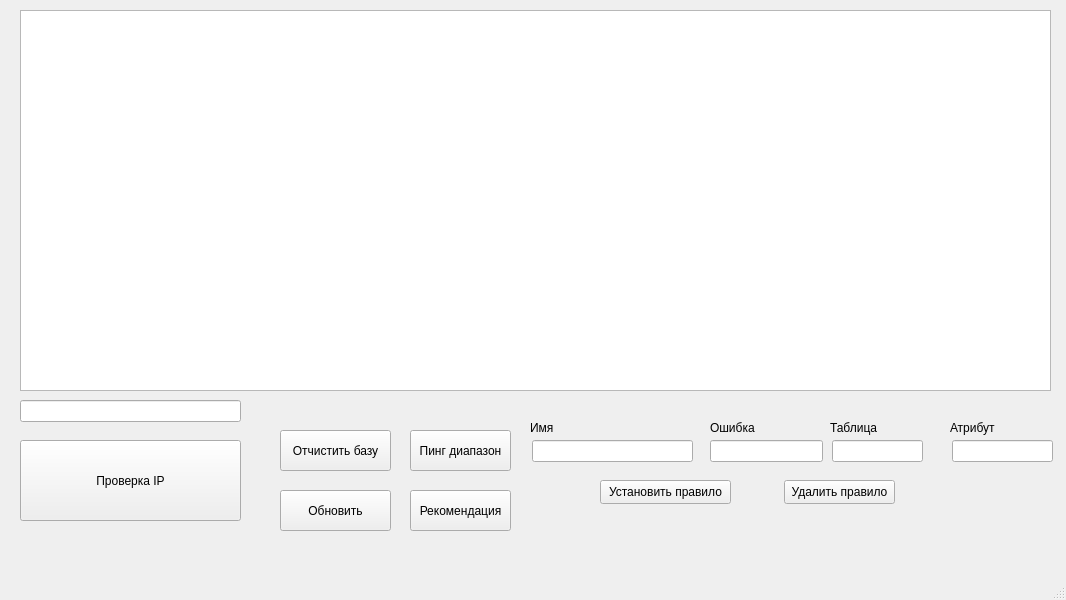
<?xml version="1.0" encoding="UTF-8"?>
<ui version="4.0">
 <class>MainWindow</class>
 <widget class="QMainWindow" name="MainWindow">
  <property name="enabled">
   <bool>true</bool>
  </property>
  <property name="geometry">
   <rect>
    <x>0</x>
    <y>0</y>
    <width>1066</width>
    <height>600</height>
   </rect>
  </property>
  <property name="contextMenuPolicy">
   <enum>Qt::CustomContextMenu</enum>
  </property>
  <property name="windowTitle">
   <string>Главное окно</string>
  </property>
  <property name="iconSize">
   <size>
    <width>198</width>
    <height>198</height>
   </size>
  </property>
  <widget class="QWidget" name="centralwidget">
   <widget class="QLineEdit" name="lineEdit">
    <property name="geometry">
     <rect>
      <x>20</x>
      <y>400</y>
      <width>221</width>
      <height>22</height>
     </rect>
    </property>
   </widget>
   <widget class="QPushButton" name="pushButton_3">
    <property name="geometry">
     <rect>
      <x>20</x>
      <y>440</y>
      <width>221</width>
      <height>81</height>
     </rect>
    </property>
    <property name="text">
     <string>Проверка IP</string>
    </property>
   </widget>
   <widget class="QTableWidget" name="tableWidget">
    <property name="geometry">
     <rect>
      <x>20</x>
      <y>10</y>
      <width>1031</width>
      <height>381</height>
     </rect>
    </property>
   </widget>
   <widget class="QPushButton" name="pushButton">
    <property name="geometry">
     <rect>
      <x>280</x>
      <y>430</y>
      <width>111</width>
      <height>41</height>
     </rect>
    </property>
    <property name="text">
     <string>Отчистить базу</string>
    </property>
   </widget>
   <widget class="QPushButton" name="pushButton_2">
    <property name="geometry">
     <rect>
      <x>280</x>
      <y>490</y>
      <width>111</width>
      <height>41</height>
     </rect>
    </property>
    <property name="text">
     <string>Обновить</string>
    </property>
   </widget>
   <widget class="QPushButton" name="pushButton_4">
    <property name="geometry">
     <rect>
      <x>410</x>
      <y>430</y>
      <width>101</width>
      <height>41</height>
     </rect>
    </property>
    <property name="text">
     <string>Пинг диапазон</string>
    </property>
   </widget>
   <widget class="QPushButton" name="pushButton_5">
    <property name="geometry">
     <rect>
      <x>410</x>
      <y>490</y>
      <width>101</width>
      <height>41</height>
     </rect>
    </property>
    <property name="text">
     <string>Рекомендация</string>
    </property>
   </widget>
   <widget class="QLineEdit" name="lineEdit_2">
    <property name="geometry">
     <rect>
      <x>532</x>
      <y>440</y>
      <width>161</width>
      <height>22</height>
     </rect>
    </property>
   </widget>
   <widget class="QLineEdit" name="lineEdit_3">
    <property name="geometry">
     <rect>
      <x>710</x>
      <y>440</y>
      <width>113</width>
      <height>22</height>
     </rect>
    </property>
   </widget>
   <widget class="QLineEdit" name="lineEdit_4">
    <property name="geometry">
     <rect>
      <x>832</x>
      <y>440</y>
      <width>91</width>
      <height>22</height>
     </rect>
    </property>
   </widget>
   <widget class="QLineEdit" name="lineEdit_5">
    <property name="geometry">
     <rect>
      <x>952</x>
      <y>440</y>
      <width>101</width>
      <height>22</height>
     </rect>
    </property>
   </widget>
   <widget class="QLabel" name="label">
    <property name="geometry">
     <rect>
      <x>530</x>
      <y>420</y>
      <width>49</width>
      <height>16</height>
     </rect>
    </property>
    <property name="text">
     <string>Имя</string>
    </property>
   </widget>
   <widget class="QLabel" name="label_2">
    <property name="geometry">
     <rect>
      <x>710</x>
      <y>420</y>
      <width>49</width>
      <height>16</height>
     </rect>
    </property>
    <property name="text">
     <string>Ошибка</string>
    </property>
   </widget>
   <widget class="QLabel" name="label_3">
    <property name="geometry">
     <rect>
      <x>830</x>
      <y>420</y>
      <width>49</width>
      <height>16</height>
     </rect>
    </property>
    <property name="text">
     <string>Таблица</string>
    </property>
   </widget>
   <widget class="QLabel" name="label_4">
    <property name="geometry">
     <rect>
      <x>950</x>
      <y>420</y>
      <width>49</width>
      <height>16</height>
     </rect>
    </property>
    <property name="text">
     <string>Атрибут</string>
    </property>
   </widget>
   <widget class="QPushButton" name="pushButton_6">
    <property name="geometry">
     <rect>
      <x>600</x>
      <y>480</y>
      <width>131</width>
      <height>24</height>
     </rect>
    </property>
    <property name="text">
     <string>Установить правило</string>
    </property>
   </widget>
   <widget class="QPushButton" name="pushButton_7">
    <property name="geometry">
     <rect>
      <x>784</x>
      <y>480</y>
      <width>111</width>
      <height>24</height>
     </rect>
    </property>
    <property name="text">
     <string>Удалить правило</string>
    </property>
   </widget>
  </widget>
  <widget class="QMenuBar" name="menubar">
   <property name="geometry">
    <rect>
     <x>0</x>
     <y>0</y>
     <width>1066</width>
     <height>22</height>
    </rect>
   </property>
  </widget>
  <widget class="QStatusBar" name="statusbar"/>
 </widget>
 <resources/>
 <connections>
  <connection>
   <sender>lineEdit</sender>
   <signal>textChanged(QString)</signal>
   <receiver>MainWindow</receiver>
   <slot>changetcp(QString)</slot>
   <hints>
    <hint type="sourcelabel">
     <x>97</x>
     <y>443</y>
    </hint>
    <hint type="destinationlabel">
     <x>228</x>
     <y>144</y>
    </hint>
   </hints>
  </connection>
  <connection>
   <sender>pushButton_3</sender>
   <signal>pressed()</signal>
   <receiver>MainWindow</receiver>
   <slot>slotconec()</slot>
   <hints>
    <hint type="sourcelabel">
     <x>169</x>
     <y>542</y>
    </hint>
    <hint type="destinationlabel">
     <x>294</x>
     <y>474</y>
    </hint>
   </hints>
  </connection>
  <connection>
   <sender>pushButton</sender>
   <signal>clicked()</signal>
   <receiver>MainWindow</receiver>
   <slot>cleandat()</slot>
   <hints>
    <hint type="sourcelabel">
     <x>385</x>
     <y>473</y>
    </hint>
    <hint type="destinationlabel">
     <x>434</x>
     <y>475</y>
    </hint>
   </hints>
  </connection>
  <connection>
   <sender>pushButton_2</sender>
   <signal>clicked()</signal>
   <receiver>MainWindow</receiver>
   <slot>refre()</slot>
   <hints>
    <hint type="sourcelabel">
     <x>373</x>
     <y>535</y>
    </hint>
    <hint type="destinationlabel">
     <x>484</x>
     <y>535</y>
    </hint>
   </hints>
  </connection>
  <connection>
   <sender>pushButton_4</sender>
   <signal>clicked()</signal>
   <receiver>MainWindow</receiver>
   <slot>pingdia()</slot>
   <hints>
    <hint type="sourcelabel">
     <x>503</x>
     <y>466</y>
    </hint>
    <hint type="destinationlabel">
     <x>576</x>
     <y>475</y>
    </hint>
   </hints>
  </connection>
  <connection>
   <sender>tableWidget</sender>
   <signal>cellClicked(int,int)</signal>
   <receiver>MainWindow</receiver>
   <slot>slotcellpr(int,int)</slot>
   <hints>
    <hint type="sourcelabel">
     <x>625</x>
     <y>332</y>
    </hint>
    <hint type="destinationlabel">
     <x>692</x>
     <y>458</y>
    </hint>
   </hints>
  </connection>
  <connection>
   <sender>pushButton_5</sender>
   <signal>clicked()</signal>
   <receiver>MainWindow</receiver>
   <slot>slotrecom()</slot>
   <hints>
    <hint type="sourcelabel">
     <x>449</x>
     <y>542</y>
    </hint>
    <hint type="destinationlabel">
     <x>555</x>
     <y>547</y>
    </hint>
   </hints>
  </connection>
  <connection>
   <sender>lineEdit_2</sender>
   <signal>textChanged(QString)</signal>
   <receiver>MainWindow</receiver>
   <slot>changename(QString)</slot>
   <hints>
    <hint type="sourcelabel">
     <x>653</x>
     <y>472</y>
    </hint>
    <hint type="destinationlabel">
     <x>657</x>
     <y>497</y>
    </hint>
   </hints>
  </connection>
  <connection>
   <sender>lineEdit_3</sender>
   <signal>textChanged(QString)</signal>
   <receiver>MainWindow</receiver>
   <slot>changemistake(QString)</slot>
   <hints>
    <hint type="sourcelabel">
     <x>772</x>
     <y>479</y>
    </hint>
    <hint type="destinationlabel">
     <x>802</x>
     <y>503</y>
    </hint>
   </hints>
  </connection>
  <connection>
   <sender>lineEdit_4</sender>
   <signal>textChanged(QString)</signal>
   <receiver>MainWindow</receiver>
   <slot>changetabl(QString)</slot>
   <hints>
    <hint type="sourcelabel">
     <x>902</x>
     <y>469</y>
    </hint>
    <hint type="destinationlabel">
     <x>939</x>
     <y>536</y>
    </hint>
   </hints>
  </connection>
  <connection>
   <sender>lineEdit_5</sender>
   <signal>textChanged(QString)</signal>
   <receiver>MainWindow</receiver>
   <slot>changecolumn(QString)</slot>
   <hints>
    <hint type="sourcelabel">
     <x>999</x>
     <y>478</y>
    </hint>
    <hint type="destinationlabel">
     <x>1024</x>
     <y>499</y>
    </hint>
   </hints>
  </connection>
  <connection>
   <sender>pushButton_6</sender>
   <signal>clicked()</signal>
   <receiver>MainWindow</receiver>
   <slot>setrule()</slot>
   <hints>
    <hint type="sourcelabel">
     <x>632</x>
     <y>519</y>
    </hint>
    <hint type="destinationlabel">
     <x>675</x>
     <y>545</y>
    </hint>
   </hints>
  </connection>
  <connection>
   <sender>pushButton_7</sender>
   <signal>clicked()</signal>
   <receiver>MainWindow</receiver>
   <slot>deleterule()</slot>
   <hints>
    <hint type="sourcelabel">
     <x>859</x>
     <y>516</y>
    </hint>
    <hint type="destinationlabel">
     <x>865</x>
     <y>535</y>
    </hint>
   </hints>
  </connection>
 </connections>
 <slots>
  <signal>signaltoscreen(QString)</signal>
  <signal>set_enable(bool)</signal>
  <slot>getas()</slot>
  <slot>changetcp(QString)</slot>
  <slot>changelineport(QString)</slot>
  <slot>getport()</slot>
  <slot>slotconec()</slot>
  <slot>cleandat()</slot>
  <slot>refre()</slot>
  <slot>pingdia()</slot>
  <slot>slotcellpr(int,int)</slot>
  <slot>slotrecom()</slot>
  <slot>slot_list_users()</slot>
  <slot>changename(QString)</slot>
  <slot>changemistake(QString)</slot>
  <slot>changetabl(QString)</slot>
  <slot>changecolumn(QString)</slot>
  <slot>setrule()</slot>
  <slot>deleterule()</slot>
 </slots>
</ui>
